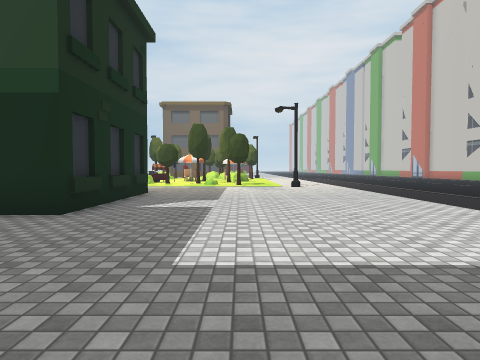
View 1 (above)

24 first-person views from a walk through a Unity game level. The camera is 1.3 m above the floor, tilts 2° down and sees 75° across. The floor is counted in squares, 2 m on a side. Each view is taken from the middle of a square. On the plan, view 1 faces up. The plan holds only what a view shows up to about 10 squares ahead; the rest is blank. The place goes on beyond the plan. The player is left out. Some surface patterns are stand-ins.

View 2
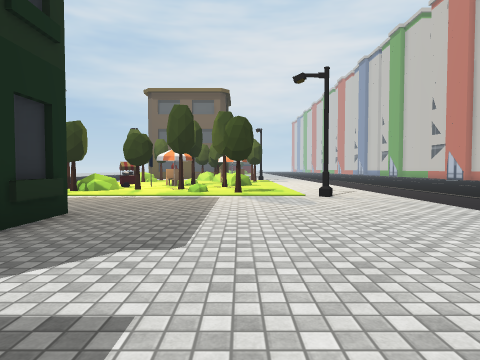

View 3
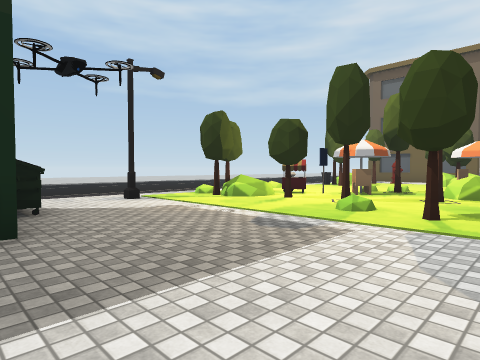

View 4
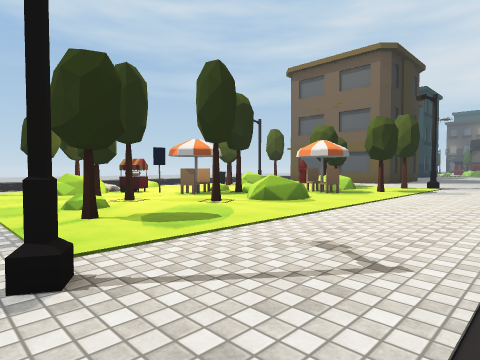

View 5
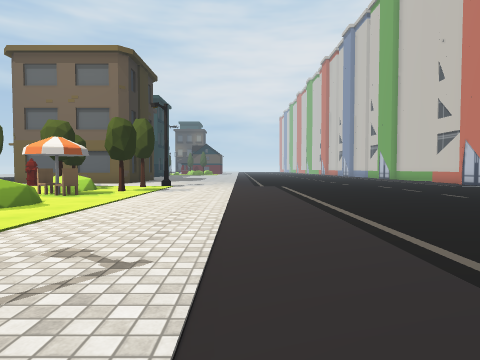

View 6
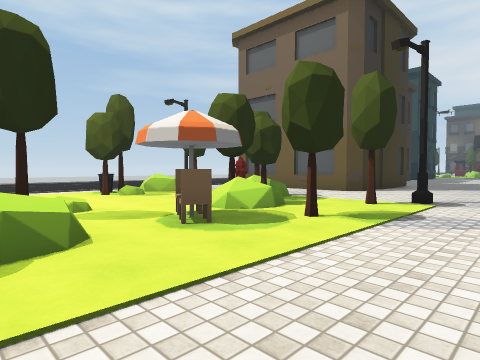

View 7
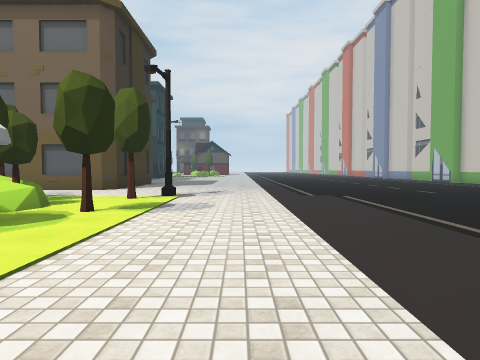

View 8
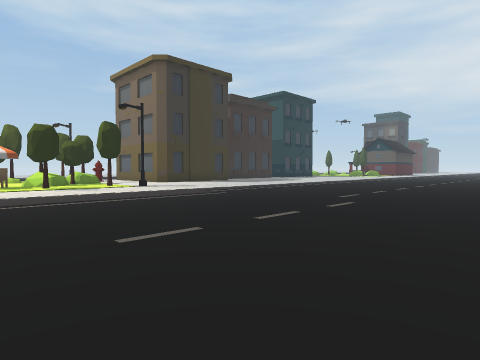

View 9
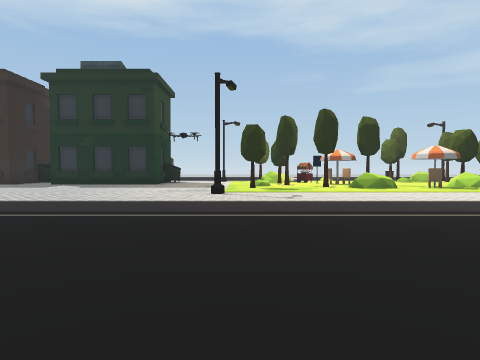

View 10
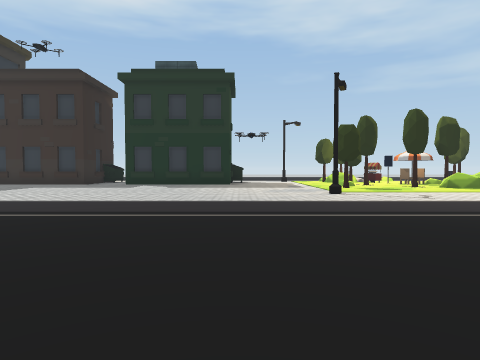

View 11
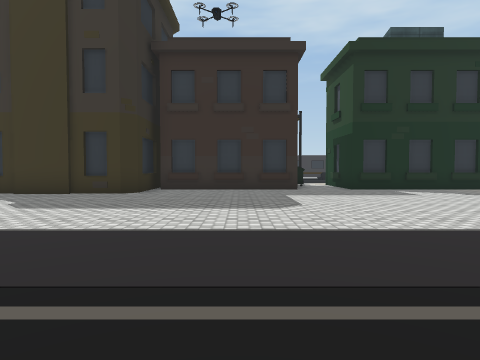

View 12
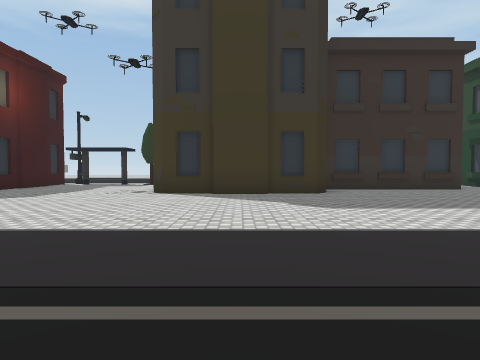

View 13
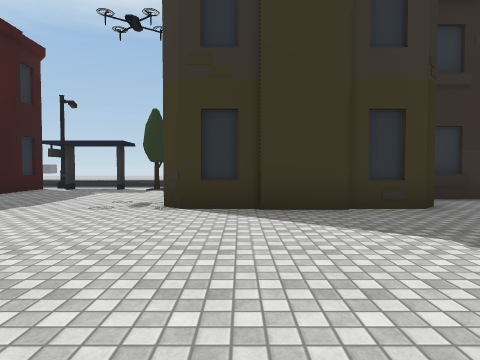

View 14
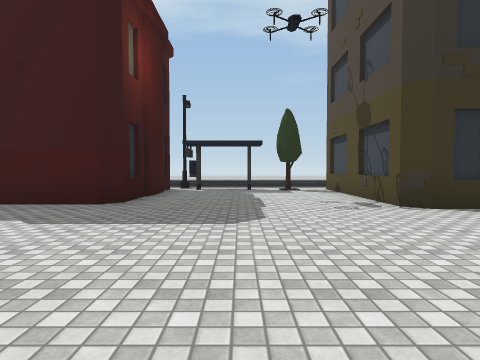

View 15
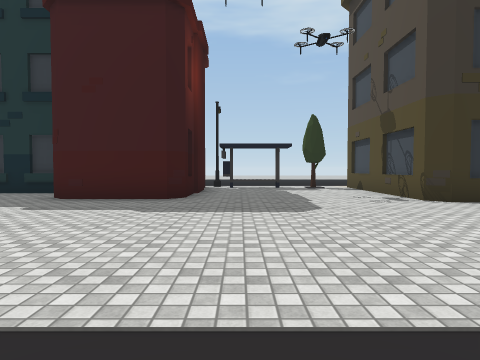

View 16
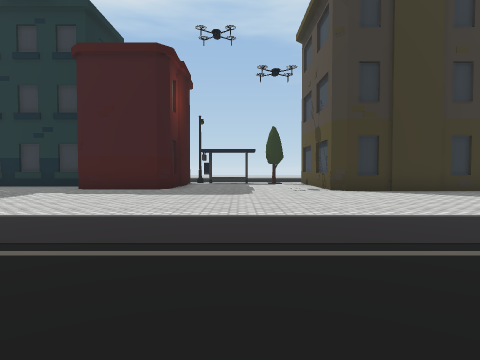

View 17
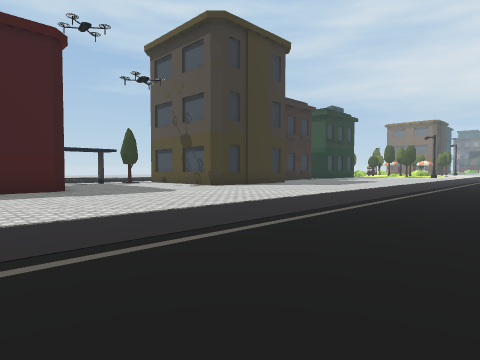

View 18
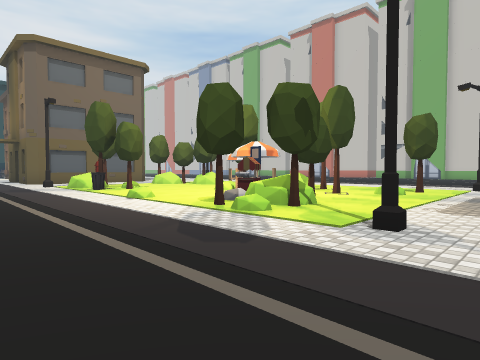

View 19
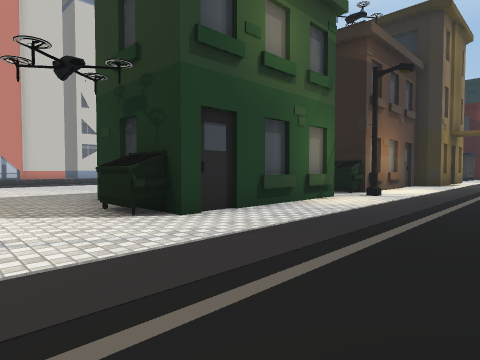

View 20
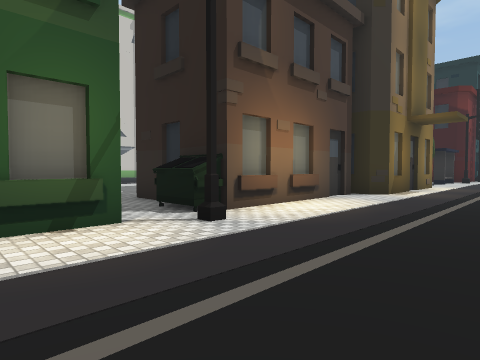

View 21
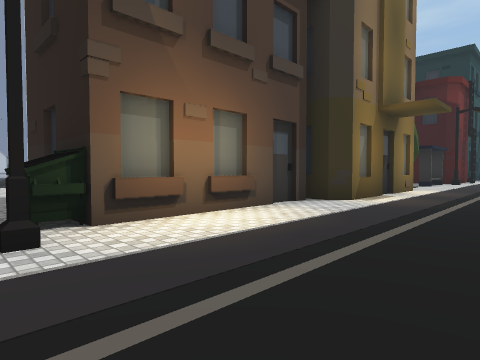

View 22
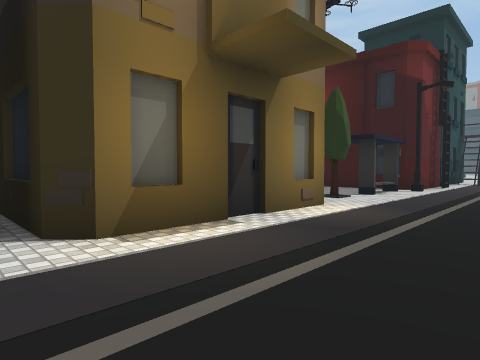

View 23
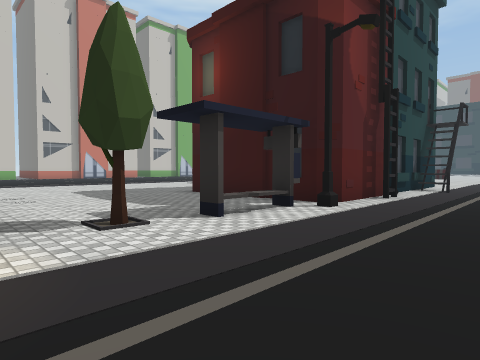

View 24
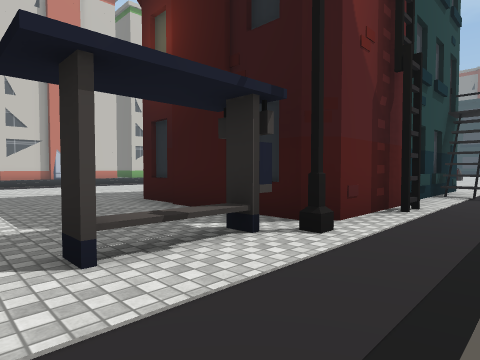

### Floor plan
Key: @ floor where view 1 was taken; # wall or solid block; . main floor; : floor 0.25 m higher than the main floor; / step, stairs or slope; B building; T tree; U bush; C chair; S sign; I bin; H hydrant; O other object.
Columns run from 9 left of view 1 to 12 right of it. Each row starts with its distance up from view 1.
 25     B####............
 24        ..............
 23      H ...O..........
 22      T T..T..........
 21   ./U. TT.............
 20  ...T...UTT...........
 19  ...I...C.............
 18  ...T../.C............
 17  .....:T.U............
 16  .....C..U........
 15  ....OSCT........
 14 ....TUTT..........
 13 .../TU..:..........
 12 .........T..........
 11 ...#.......O.......
 10 ...................
  9 ....II..............
  8 ....# B............
  7 ....###...........
  6 ....###..........
  5 ....B #........
  4 ...#B.........
  3 ....I..........
  2 ....###.........
  1 ....###..........
  0 ....###..@......
 -1 ....###........
 -2 ...######.......
 -3 ...#    #.......
 -4 ...#    #........
 -5 ...#    #........
 -6 ...#B####........
 -7 .................
 -8 ...T.............
 -9 ...O..............
-10 ...O..............
-11  ..#B.............
-12  ..#   #..........
-13  ..#   #..........
-14  ..#   #.... .....

Positions as (right, up) in squares from view 1, and headings:
1: (0, 0), facing up
2: (0, 4), facing up
3: (1, 8), facing up-left
4: (4, 11), facing up-left
5: (4, 11), facing up
6: (3, 16), facing up-left
7: (3, 15), facing up
8: (12, 17), facing up-left
9: (10, 12), facing left
10: (10, 9), facing left
11: (7, 1), facing left
12: (7, -4), facing left
13: (4, -5), facing left
14: (4, -9), facing left
15: (5, -10), facing left
16: (8, -9), facing left
17: (8, -14), facing up-left
18: (-9, 10), facing up-right
19: (-9, 11), facing down-right
20: (-9, 6), facing down-right
21: (-9, 4), facing down-right
22: (-9, -1), facing down-right
23: (-9, -6), facing down-right
24: (-8, -8), facing down-right
